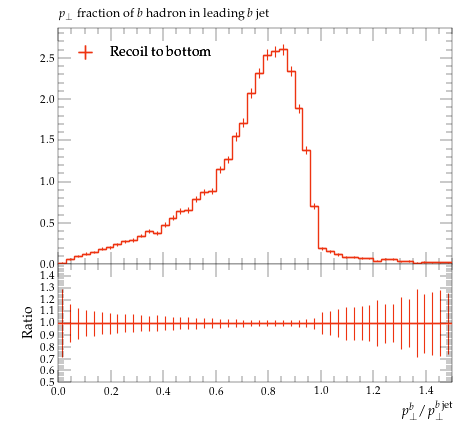

Generate this figure with Python:
#! /usr/bin/env python

# This Python script was auto-generated using YODA v2.0.2.
# Analysis object: /MC_HFJETS/ptfracB
# Timestamp: 29-07-2026 (16:22:27)

import matplotlib as mpl
import matplotlib.pyplot as plt
mpl.use('Agg') # comment out for interactive use
import os
import numpy as np

plotDir = os.path.split(os.path.realpath(__file__))[0]
if 'YODA_USER_PLOT_PATH' in globals():
    plot_outdir = globals()['YODA_USER_PLOT_PATH']
else:
    plot_outdir = plotDir

#plot style
plt.style.use(os.path.join(plotDir, '../default.mplstyle'))
# plot metadata
figW, figH = plt.rcParams['figure.figsize']
ax_xLabel = r'$p_\perp^b / p_\perp^{b\,\mathrm{jet}}$'
ax_yLabel = r''
ax_title  = r'$p_\perp$ fraction of $b$ hadron in leading $b$ jet'
ax_xScale = 'linear'
ax_yScale = 'linear'
xLims = (0.0, 1.5)
yLims = (0.0, 2.8631075000000004)

# TeX-friendly labels for the legend
labels = {
    'legend' : ([ r"Recoil to bottom" ], r""),
}

# Adjust canvas width and height
canvasW = 10.0
canvasH = 9.0
figW *= canvasW/10.
figH *= canvasH/9.

# Create figure and axis objects
fig, (ax, ratio0_ax) = plt.subplots(2, 1, sharex=True,
                  figsize=(figW,figH), gridspec_kw={'height_ratios': (6.0, 3.0)})

# Set figure margins
plt.subplots_adjust(
    left   = 1.0 * plt.rcParams['figure.subplot.left'],
    right  = 1.0 * plt.rcParams['figure.subplot.right'],
    top    = 1.0 * plt.rcParams['figure.subplot.top'],
    bottom = 1.0 * plt.rcParams['figure.subplot.bottom'])

ratio0_ax.yaxis.set_major_locator(mpl.ticker.MultipleLocator(0.1))
ratio0_ax.set_ylim(0.5, 1.4999)
ratio0_ax.set_ylabel('Ratio')

# the numerical data is stored in a separate file
dataf = dict()
prefix = os.path.split(__file__)[0]
if prefix:    prefix = prefix + '/'
exec(open(prefix+'ptfracB__data.py').read(), dataf)


legend_handles = dict() # keep track of handles for the legend

# style options for curves
# starts at zorder>=5 to draw curve on top of legend
styles = {
  'recoil_b': {
    'color' : '#EE3311',
    'linestyle' : '-',
    'linewidth' : 1,
    'marker' : 'none',
    'markersize' : 2,
    'capsize' : 0.0,
    'zorder' : 5,
    'histstyle' : 1,
    'drawstyle' : 'steps-pre',
    'xerrorbars' : 1,
    'yerrorbars' : 1,
    'fillcolor' : None,
    'fillopacity' : 1.0,
    'ratio0_linestyle' : '-',
    'ratio0_linewidth' : 1,
    'ratio0_marker' : 'none',
    'ratio0_markersize' : 2,
    'ratio0_capsize' : 0.0,
    'ratio0_zorder' : 5,
    'ratio0_histstyle' : 1,
    'ratio0_drawstyle' : 'steps-pre',
    'ratio0_xerrorbars' : 1,
    'ratio0_yerrorbars' : 1,
  },
}

# curve from input yoda files in main panel
for label, yvals in dataf['yvals'].items():
    if all(np.isnan(v) for v in dataf['yvals'][label]):
        continue
    tmp = None
    if styles[label]['histstyle']: # draw as histogram
        xpos = dataf['xedges'][label] if styles[label]['drawstyle'] else dataf['xpoints'][label]
        ypos = np.insert(yvals, 0, yvals[0]) if styles[label]['drawstyle'] else yvals
        if styles[label]['fillcolor']: # fill area below curve
            ax.fill_between(xpos, ypos, step='pre',
                            color=styles[label]['fillcolor'],
                            alpha=styles[label]['fillopacity'])
        tmp, = ax.plot(xpos, ypos,
                       color=styles[label]['color'],
                       linestyle=styles[label]['linestyle'],
                       linewidth=styles[label]['linewidth'],
                       drawstyle=styles[label]['drawstyle'], solid_joinstyle='miter',
                       zorder=styles[label]['zorder'], label=label)
    tmp = ax.errorbar(dataf['xpoints'][label], yvals,
                      xerr=np.array(dataf['xerrs'][label])*styles[label]['xerrorbars'],
                      yerr=np.array(dataf['yerrs'][label])*styles[label]['yerrorbars'],
                      fmt=styles[label]['marker'], capsize=styles[label]['capsize'],
                      markersize=styles[label]['markersize'],
                      ecolor=styles[label]['color'],
                      color=styles[label]['color'], zorder=styles[label]['zorder'])
    tmp[-1][0].set_linestyle(styles[label]['linestyle'])
    tmp[-1][0].set_linewidth(styles[label]['linewidth'])
    if label in dataf['add_legend_handle']:  legend_handles[label] = tmp
    for varLabel in dataf['variation_yvals'].keys():
        if varLabel.startswith(label):
            tmp, = ax.plot(dataf['xedges'][label], dataf['variation_yvals'][varLabel],
                           color=styles[label]['color'],
                           linestyle=styles[label]['linestyle'],
                           linewidth=styles[label]['linewidth'],
                           drawstyle='steps-pre', solid_joinstyle='miter',
                           zorder=styles[label]['zorder'], alpha=0.5)


# plots on ratio panel
# curve from input yoda files in ratio panel
for label, yvals in dataf['ratio0_yvals'].items():
    if all(np.isnan(v) for v in yvals):
        continue
    if styles[label]['ratio0_histstyle']: # plot as histogram
        xpos = dataf['xedges']['recoil_b'] if styles[label]['ratio0_drawstyle'] else dataf['xpoints']['recoil_b']
        ypos = np.insert(yvals, 0, yvals[0]) if styles[label]['ratio0_drawstyle'] else yvals
        ratio0_ax.plot(xpos, ypos,
                       color=styles[label]['color'],
                       linewidth=styles[label]['linewidth'],
                       linestyle=styles[label]['ratio0_linestyle'],
                       drawstyle=styles[label]['ratio0_drawstyle'], zorder=styles[label]['zorder'],
                       solid_joinstyle='miter')
    tmp = ratio0_ax.errorbar(dataf['xpoints']['recoil_b'], yvals,
                             xerr=np.array(dataf['ref_xerrs'])*styles[label]['ratio0_xerrorbars'],
                             yerr=np.array(dataf['ratio0_yerrs'][label])*styles[label]['ratio0_yerrorbars'],
                             fmt=styles[label]['ratio0_marker'], capsize=styles[label]['ratio0_capsize'],
                             markersize=styles[label]['ratio0_markersize'],
                             ecolor=styles[label]['color'],
                             color=styles[label]['color'])
    tmp[-1][0].set_linestyle(styles[label]['ratio0_linestyle'])
    tmp[-1][0].set_linewidth(styles[label]['ratio0_linewidth'])

    for varlabel in dataf['ratio0_variation_vals'].keys():
        if varlabel.startswith(label):
            ratio0_ax.plot(dataf['xedges']['recoil_b'],
                            dataf['ratio0_variation_vals'][varlabel],
                            color=styles[label]['color'],
                            linestyle=styles[label]['linestyle'],
                            linewidth=styles[label]['linewidth'],
                            drawstyle='steps-pre', solid_joinstyle='miter',
                            zorder=1, alpha=0.5)

legend_items = list(legend_handles.values())
ax.add_artist(ax.legend(legend_items,
                        labels['legend'][0],
                        title=labels['legend'][1],
                        alignment='left',
                        loc='upper left',
                        bbox_to_anchor=(0.0, 0.97)))

# set plot metadata as defined above
ratio0_ax.set_xlabel(ax_xLabel)
ratio0_ax.xaxis.set_label_coords(1., -0.15)
ax.set_ylabel(ax_yLabel, ha='right', va='top')
ax.yaxis.set_label_coords(-0.11, 1.0)
ax.set_title(ax_title, loc='left')
ax.set_xscale(ax_xScale)
ax.set_yscale(ax_yScale)
ax.set_xlim(xLims)
ax.set_ylim(yLims)

# tick formatting
plt.rcParams['xtick.top'] = True
plt.rcParams['ytick.right'] = True
fig.align_ylabels((ax, ratio0_ax))
plt.savefig(os.path.join(plot_outdir, 'ptfracB.pdf'), format='PDF')
plt.savefig(os.path.join(plot_outdir, 'ptfracB.png'), format='PNG')

plt.close(fig)
